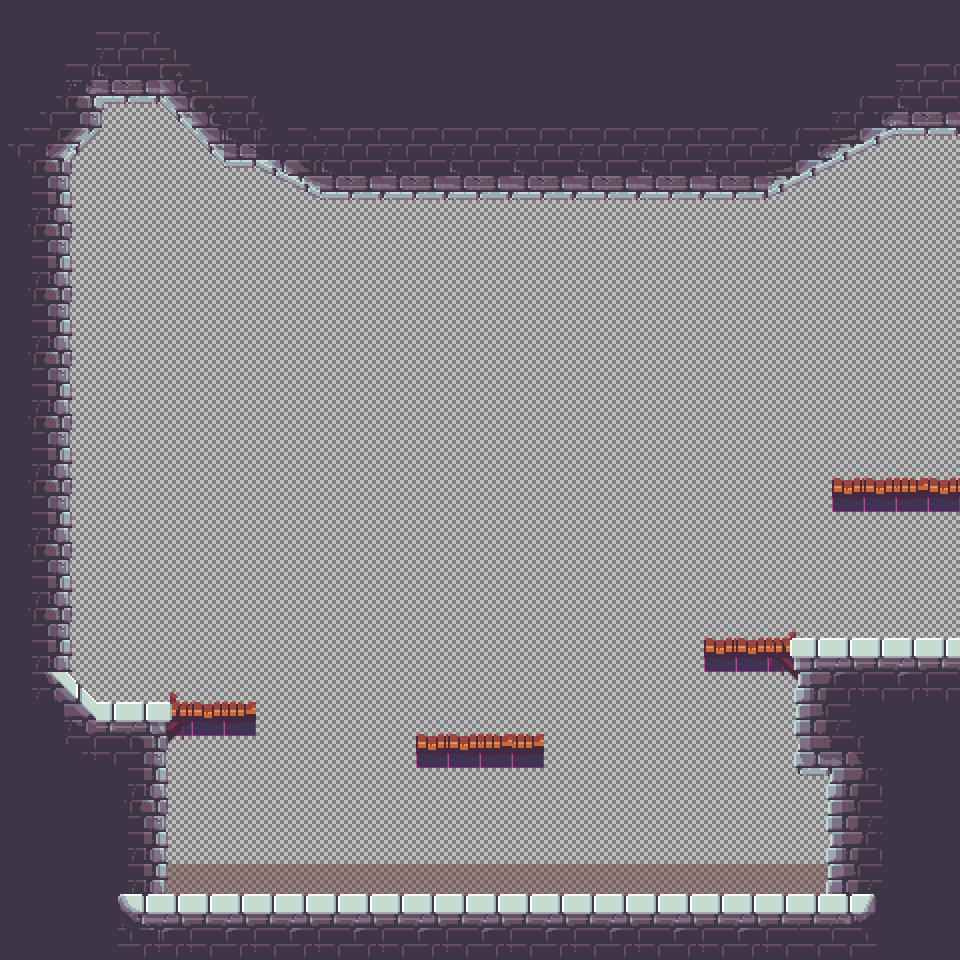

Tiled map render using the project's own tile images. Description and the map definition, with tile-layer contents summarised, below:
An orthogonal 30x30 tile map with 32x32 px tiles, 5 tile layers (Wire, Dangers, Spawn Layer, Ground, ...), 2 tilesets.

<map version="1.5" tiledversion="1.6.0" orientation="orthogonal" renderorder="right-down" width="30" height="30" tilewidth="32" tileheight="32" infinite="0" nextlayerid="6" nextobjectid="1">
 <tileset firstgid="1" source="../../Tile Sets/Grass Wireframe.tsx" />
 <tileset firstgid="17" source="../../Tile Sets/1.3 bricks.tsx" />
 <layer id="1" name="Wire" width="30" height="30">
  <data>[900 cells, 900 non-empty, 9 distinct tile ids]</data>
 </layer>
 <layer id="2" name="Dangers" width="30" height="30">
  <data>[900 cells, 22 non-empty, 1 distinct tile ids]</data>
 </layer>
 <layer id="3" name="Spawn Layer" width="30" height="30">
  <data>[900 cells, 0 non-empty, 0 distinct tile ids]</data>
 </layer>
 <layer id="4" name="Ground" width="30" height="30">
  <data>[900 cells, 343 non-empty, 78 distinct tile ids]</data>
 </layer>
 <layer id="5" name="Detail" width="30" height="30">
  <data>[900 cells, 121 non-empty, 31 distinct tile ids]</data>
 </layer>
</map>
